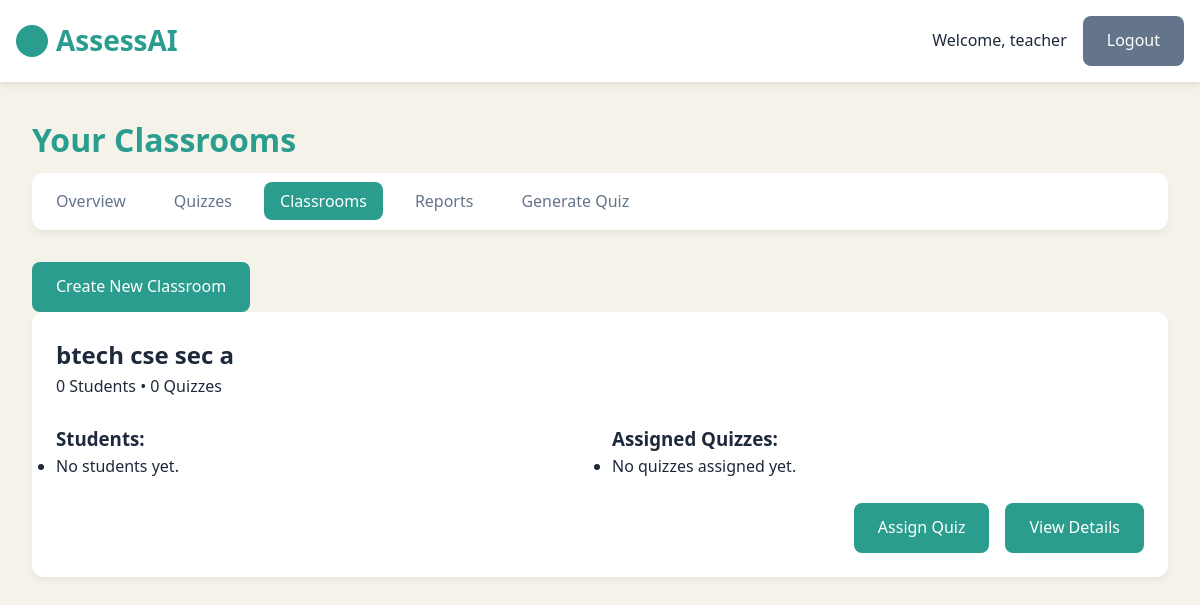
Before: /classrooms (signed in) with the older database file.
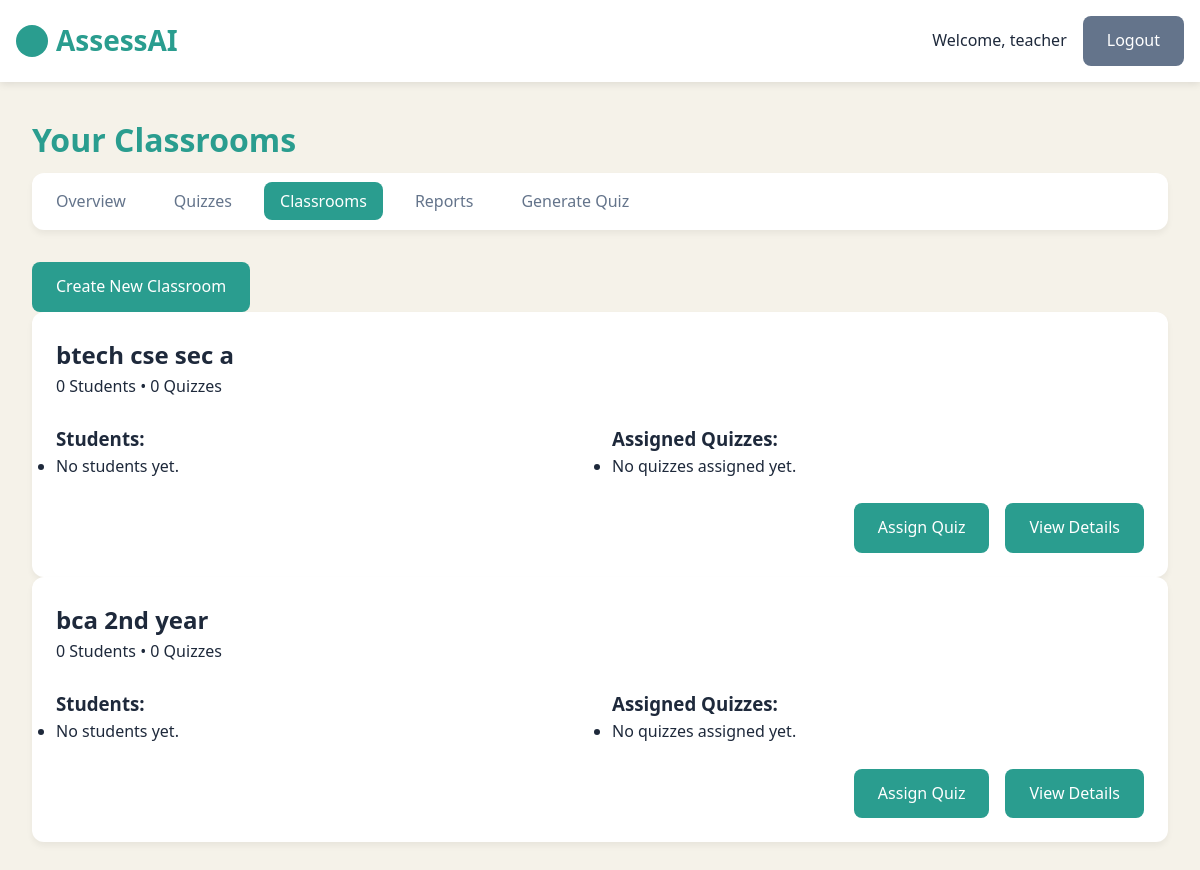
After: the same page with the newer database file.
### models.py (models this page shows)
class Classroom(db.Model):
    id = db.Column(db.Integer, primary_key=True)
    name = db.Column(db.String(100), nullable=False)
    teacher_id = db.Column(db.Integer, db.ForeignKey('user.id'), nullable=False)
    assignments = db.relationship('QuizAssignment', back_populates='classroom')

### app.py (the view)
@app.route('/classrooms')
@teacher_required
def classrooms():
    teacher_id = session['user_id']
    classrooms = Classroom.query.filter_by(teacher_id=teacher_id).all()
    return render_template('classrooms.html', classrooms=classrooms)

### app.py (called while the page is built)
def teacher_required(f):
    @wraps(f)
    def decorated_function(*args, **kwargs):
        if 'user_id' not in session or session['user_type'] != 'teacher':
            flash('Teacher access required', 'error')
            return redirect(url_for('login'))
        return f(*args, **kwargs)
    return decorated_function

### templates/classrooms.html (shortened to what this page needs)
{% extends 'base.html' %}
{% block content %}
<div class="dashboard-container">
    <h1 class="dashboard-title">Your Classrooms</h1>
    <nav class="dashboard-nav">
        <ul>
            <li><a href="{{ url_for('teacher_dashboard') }}">Overview</a></li>
            <li><a href="{{ url_for('quizzes') }}">Quizzes</a></li>
            <li class="active"><a href="{{ url_for('classrooms') }}">Classrooms</a></li>
            <li><a href="{{ url_for('reports') }}">Reports</a></li>
            <li><a href="{{ url_for('ai_generate_quiz') }}">Generate Quiz</a></li>
        </ul>
    </nav>
    <div class="dashboard-content">
        <div class="dashboard-actions">
            <a href="{{ url_for('create_classroom') }}" class="btn btn-primary">Create New Classroom</a>
        </div>
        {% for classroom in classrooms %}
        <div class="classroom-card">
            <h2>{{ classroom.name }}</h2>
            <p>
                {% if classroom.students is defined %}
                    {% if classroom.students.count() is defined %}
                        {{ classroom.students.count() }} Students
                    {% else %}
                        0 Students
                    {% endif %}
                {% else %}
                    0 Students
                {% endif %}
                •
                {% if classroom.quizzes is defined %}
                    {% if classroom.quizzes.count() is defined %}
                        {{ classroom.quizzes.count() }} Quizzes
                    {% else %}
                        0 Quizzes
                    {% endif %}
                {% else %}
                    0 Quizzes
                {% endif %}
            </p>
            <div class="classroom-details">
                <div class="student-list">
                    <h3>Students:</h3>
                    <ul>
                        {% if classroom.students is defined %}
                            {% for student in classroom.students %}
                            <li>{{ student.name }}</li>
                            {% else %}
                            <li>No students yet.</li>
                            {% endfor %}
                        {% else %}
                            <li>No students yet.</li>
                        {% endif %}
                    </ul>
                </div>
                <div class="quiz-list">
                    <h3>Assigned Quizzes:</h3>
                    <ul>
                        {% if classroom.quizzes is defined %}
                            {% for quiz in classroom.quizzes %}
                            <li>
                                {{ quiz.title }}
                                {% if quiz.classrooms is defined %}
                                    {% for qc in quiz.classrooms %}
                                        {% if qc.classroom_id == classroom.id %}
                                            (Due: {{ qc.due_date.strftime('%Y-%m-%d %H:%M') if qc.due_date else 'No due date' }})
                                        {% endif %}
                                    {% endfor %}
                                {% endif %}
                            </li>
                            {% else %}
                            <li>No quizzes assigned yet.</li>
                            {% endfor %}
                        {% else %}
                            <li>No quizzes assigned yet.</li>
                        {% endif %}
                    </ul>
                </div>
            </div>
            <div class="classroom-actions">
                <a href="{{ url_for('assign_quiz_form', classroom_id=classroom.id) }}" class="btn btn-primary">Assign Quiz</a>
                <a href="{{ url_for('classroom_details', classroom_id=classroom.id) }}" class="btn btn-primary">View Details</a>
            </div>
        </div>
        {% else %}
        <p class="no-classrooms">You haven't created any classrooms yet.</p>
        {% endfor %}
    </div>
</div>
{% endblock %}

Changed rows visible on the page:
added Classroom: name "bca 2nd year", students.count "0"
